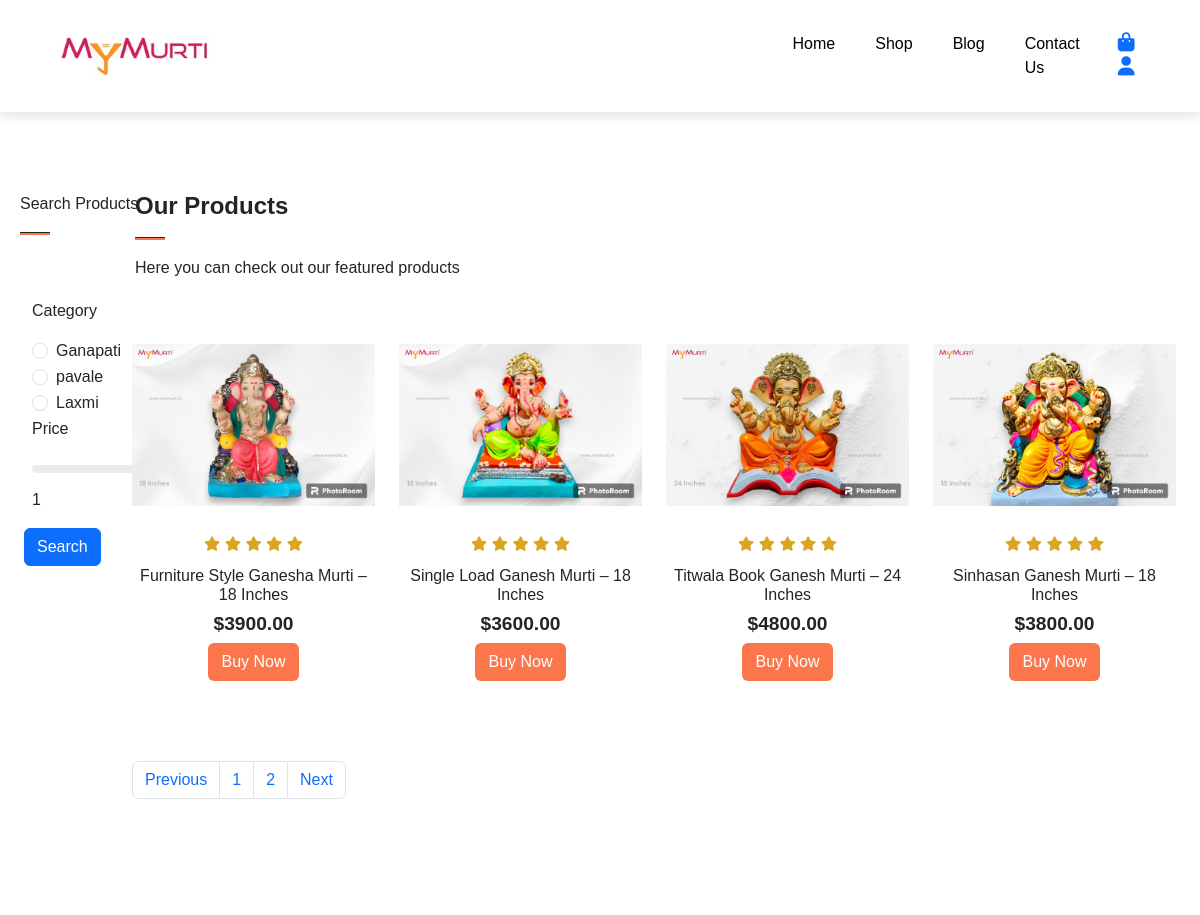
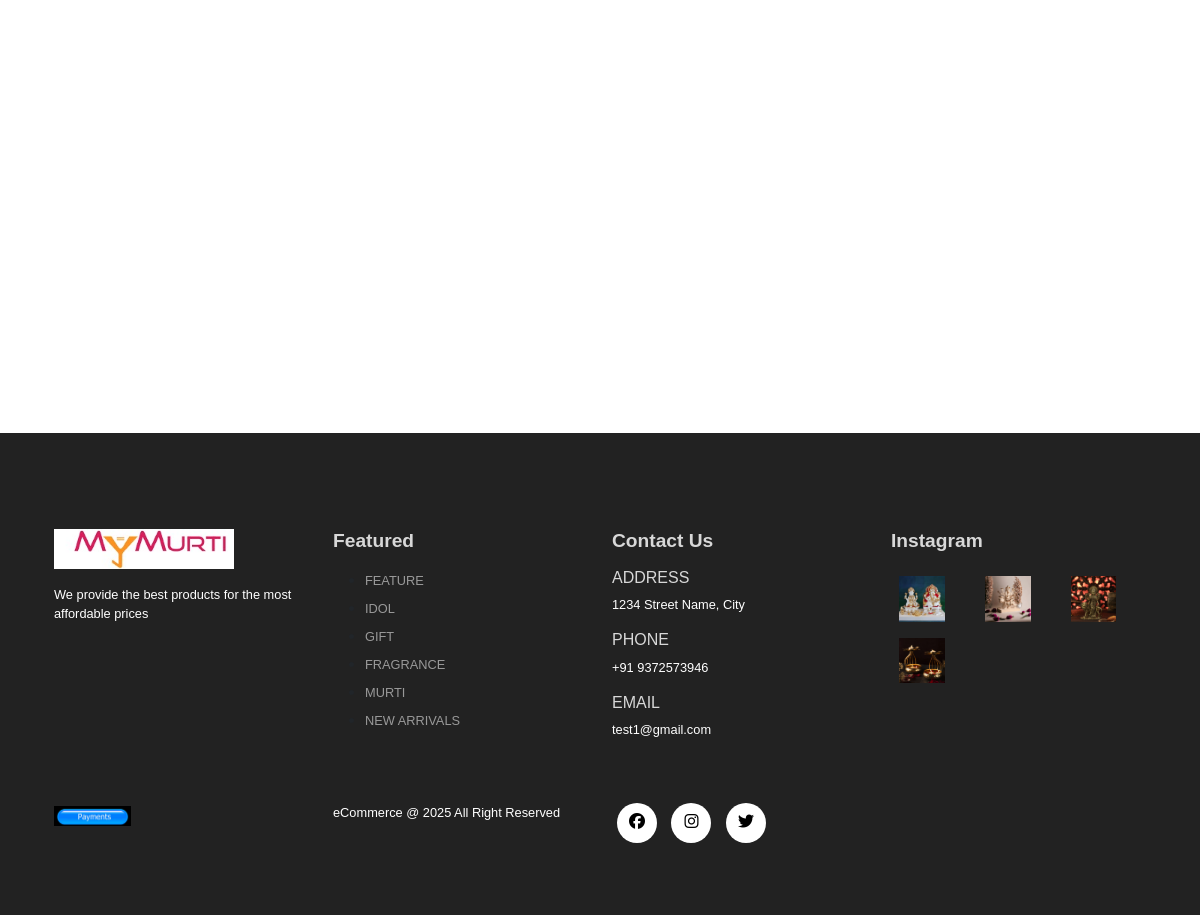
The page /shop.php?page_no=2 on the database its author committed (2 pictures, top to bottom).
### tables this page shows
CREATE TABLE `products` (
  `product_id` int(11) NOT NULL,
  `product_name` varchar(100) NOT NULL,
  `product_category` varchar(100) NOT NULL,
  `product_description` varchar(255) NOT NULL,
  `product_image` varchar(255) NOT NULL,
  `product_image2` varchar(255) NOT NULL,
  `product_image3` varchar(255) NOT NULL,
  `product_image4` varchar(255) NOT NULL,
  `product_price` decimal(6,2) NOT NULL,
  `product_special_offer` int(2) NOT NULL,
  `product_material` varchar(100) NOT NULL
);

### shop.php (the view, shortened to what this page needs)
<?php
include("server/connection.php");
if(isset($_POST["search"])){
  if(isset($_GET['page_no']) && $_GET['page_no'] !="" ){
    $page_no = $_GET["page_no"];
  }else{
    $page_no = 1;
  }
  $category = $_POST['category'];
  $price = $_POST['price'];
  $stmt1 = $conn -> prepare("SELECT COUNT(*) As total_records FROM products WHERE product_category=? AND product_price<=?");
  $stmt1 ->bind_param('si', $category,$price);
  $stmt1->execute();
  $stmt1->bind_result($total_records);
  $stmt1->store_result();
  $stmt1-> fetch();
  $total_records_per_page = 8;
  $offset = ($page_no-1) * $total_records_per_page;
  $previous_page = $page_no - 1;
  $next_page = $page_no + 1;
  $adjacents ="2";
  $total_no_of_pages = ceil($total_records/ $total_records_per_page);
  $stmt2 = $conn -> prepare("SELECT * FROM products WHERE product_category=? AND product_price<=? LIMIT $offset,$total_records_per_page");
  $stmt2 ->bind_param("si",$category, $price);
  $stmt2 -> execute();
  $products = $stmt2->get_result();
}
else{
  if(isset($_GET['page_no']) && $_GET['page_no'] !="" ){
    $page_no = $_GET["page_no"];
  }else{
    $page_no = 1;
  }
  $stmt1 = $conn -> prepare("SELECT COUNT(*) As total_records FROM products");
  $stmt1->execute();
  $stmt1->bind_result($total_records);
  $total_records_per_page = 8;
  $offset = ($page_no-1) * $total_records_per_page;
  $total_no_of_pages = ceil($total_records/ $total_records_per_page);
  $stmt2 = $conn -> prepare("SELECT * FROM products LIMIT $offset,$total_records_per_page");
  $stmt2 -> execute();
  $products = $stmt2->get_result();
}
?>
<?php include('layouts/header.php'); ?>
      <section id="search" class="my-5 py-5 ms-2" style="width: 300px;">
        <div class="container mt-5 py-5">
            <p>Search Products</p>
            <hr>
        </div>
        <form action="shop.php" method="POST">
          <div class="row mx-auto container">
            <div class="col-lg-12 col-md-12 col-sm-12">
              <p>Category</p>
                <div class="form-check">
                  <input class="form-check-input" value="My Eco" type="radio" name="category" id="category_one" <?php if(isset($category) && $category=='My Eco' ){echo 'checked';} ?>>
                  <label class="form-check-label" for="flexRadioDefault1">
                    Ganapati
                  </label>
                </div>
                <div class="form-check">
                  <input class="form-check-input" value="My Green" type="radio" name="category" id="category_two" <?php if(isset($category) && $category=='My Green' ){echo 'checked';} ?>>
                  <label class="form-check-label" for="flexRadioDefault2">
                    pavale
                  </label>
                </div>
                <div class="form-check">
                  <input class="form-check-input" value="My Designer" type="radio" name="category" id="category_two" <?php if(isset($category) && $category=='My Designer' ){echo 'checked';} ?>>
                  <label class="form-check-label" for="flexRadioDefault2">
                    Laxmi
                  </label>
                </div>
             </div>
          </div>
          <div class="row mx-auto container">
            <div class="col-lg-12 col-md-12 col-sm-12">
              <p>Price</p>
              <input type="range" class="form-range w-50" name="price" value="<?php if(isset($price)){echo $price;}else{echo "25";} ?>" min="1" max="25" id="customRange2">
              <div class="w-50">
                <span style="float:left;">1</span>
                <span style="float:right;">25</span>
              </div>
            </div>
          </div>
          <div class="form-group my-3 mx-3">
            <input type="submit" name="search" value="Search" class="btn btn-primary">
          </div>
        </form>
      </section>
      <section id="features" class="my-5 py-5" style=" position:absolute; top:0% ; right:0% ;">
        <div class="container mt-5 py-5" style=" padding-left: 75px;">
          <h3>Our Products</h3>
          <hr>
          <p>Here you can check out our featured products</p>
        </div>
        <div class="row mx-auto container" style=" padding-left: 60px;">
          <?php while($row = $products->fetch_assoc()) {?>
          <div class="product text-center col-lg-3 col-md-4 col-sm-12">
            <img class="img-fluid mb-3" src="assets/imgs/<?php echo $row['product_image']; ?>">
            <div class="star">
              <i class="fa-solid fa-star"></i>
              <i class="fa-solid fa-star"></i>
              <i class="fa-solid fa-star"></i>
              <i class="fa-solid fa-star"></i>
              <i class="fa-solid fa-star"></i>
            </div>
            <h5 class="p-name"><?php echo $row['product_name']; ?></h5>
            <h4 class="p-price">$<?php echo $row['product_price']; ?></h4>
            <a class="btn shop-buy-btn" href="<?php echo"single_product.php?product_id=".$row['product_id']; ?>">Buy Now</a></button>
          </div>
          <?php }?>
          <nav aria-label="Page navigation example">
            <ul class="pagination mt-5">
              <li class="page-item <?php if($page_no<=1) {echo 'disabled';} ?>">
                <a class="page-link" href="<?php if($page_no<=1) {echo '#';}else { echo "?page_no=".($page_no-1);}?> ">Previous</a>
              </li>
              <li class="page-item"><a class="page-link" href="?page_no=1">1</a></li>
              <li class="page-item"><a class="page-link" href="?page_no=2">2</a></li>
              <li class="page-item o<<?php if($page_no>=$total_no_of_pages) {echo 'disabled';} ?>">
                <a class="page-link" href="<?php if($page_no>=$total_no_of_pages) {echo '#';}else { echo "?page_no=".($page_no+ 1);}?> ">Next</a>
              </li>
            </ul>
          </nav>
        </div>
      </section>
      <footer class="mt-5 py-5" style=" position: absolute; width: 100%; top: 1300px;">
        <div class="row container mx-auto pt-5">
          <div class="footer-one col-lg-3 col-md-6 col-sm-12">
            <img class="logo" src="assets/imgs/logo.jpg">
            <p class="pt-3">We provide the best products for the most affordable prices</p>
          </div>
          <div class="footer-one col-lg-3 col-md-6 col-sm-12">
            <h5 class="pb-2">Featured</h5>
            <ul class="text-uppercase">
              <li><a href="#">feature</a></li>
              <li><a href="#">idol</a></li>
              <li><a href="#">gift</a></li>
              <li><a href="#">fragrance</a></li>
              <li><a href="#">murti</a></li>
              <li><a href="#">new arrivals</a></li>
            </ul>
          </div>
          <div class="footer-one col-lg-3 col-md-6 col-sm-12">
            <h5 class="pb-2">Contact Us</h5>
            <div>
              <h6 class="text-uppercase">Address</h6>
              <p>1234 Street Name, City</p>
            </div>
            <div>
              <h6 class="text-uppercase">Phone</h6>
              <p>+91 9372573946</p>
            </div>
            <div>
              <h6 class="text-uppercase">Email</h6>
              <p>test1@gmail.com</p>
            </div>
          </div>
          <div class="footer-one col-lg-3 col-md-6 col-sm-12">
            <h5 class="pb-2">Instagram</h5>
            <div class="row">
              <img src="assets/imgs/1.jpg" class="img-fluid w-25 h-100 m-2">
              <img src="assets/imgs/4.jpg" class="img-fluid w-25 h-100 m-2">
              <img src="assets/imgs/5.jpg" class="img-fluid w-25 h-100 m-2">
              <img src="assets/imgs/7.jpg" class="img-fluid w-25 h-100 m-2">
            </div>
          </div>
        </div>
        <div class="copyright mt-5">
          <div class="row container mx-auto">
            <div class="col-lg-3 col-md-5 col-sm-12 mb-4">
              <img src="assets/imgs/payment.jpg">
            </div>
            <div class="col-lg-3 col-md-5 col-sm-12 mb-4 text-nowrap mb-2">
              <p>eCommerce @ 2025 All Right Reserved</p>
            </div>
            <div class="col-lg-3 col-md-5 col-sm-12 mb-4">
              <a href="#"><i class="fa-brands fa-facebook"></i></a>
              <a href="#"><i class="fa-brands fa-instagram"></i></a>
              <a href="#"><i class="fa-brands fa-twitter"></i></a>
            </div>
          </div>
        </div>
      </footer>
</body>
</html>

### assets/css/style.css (style rules this page uses)
* { margin:0; padding: 0; box-sizing: border-box; }
body { font-family: 'Poppins', sans-serif; }
h3 { font-size: 1.5rem; font-weight: 800; }
h4 { font-size: 1.2rem; font-weight: 600; }
h5 { font-size: 1rem; font-weight: 400; }
h6 { color: #D8D8D8; }
.product { cursor: pointer; margin-bottom: 2rem; }
.product img { transition: 0.3s all; }
.shop-buy-btn { background-color: #fb774b; opacity: 1; color: #fff; text-decoration: none; }
hr { width: 30px; height: 3px !important; opacity: 1 !important; background-color: #fb774b; }
.star { padding: 10px 0; }
.star i { font-size: 0.9rem; color: goldenrod; }
footer { background-color: #222222; }
footer h5 { color: #D8D8D8; font-weight: 700; font-size: 1.2rem; }
footer li { padding-bottom: 4px; }
footer li a { font-size: 0.8rem; color: #999; text-decoration: none; }
footer .copyright a { color: #000; height: 40px; width: 40px; background-color: #fff; display: inline-block; text-align: center; line-height: 38px; border-radius: 50%; transition: 0.3s ease; margin: 0 5px; }
footer p { color: #fff; font-size: 0.8rem; }
footer .copyright img { width: 30%; }
.logo { width: 180px; height: 40px; }

### rows shown on the page
products: product_image (picture), product_name "Furniture Style Ganesha Murti – 18 Inches", product_price "3900.00"
products: product_image (picture), product_name "Single Load Ganesh Murti – 18 Inches", product_price "3600.00"
products: product_image (picture), product_name "Titwala Book Ganesh Murti – 24 Inches", product_price "4800.00"
products: product_image (picture), product_name "Sinhasan Ganesh Murti – 18 Inches", product_price "3800.00"
